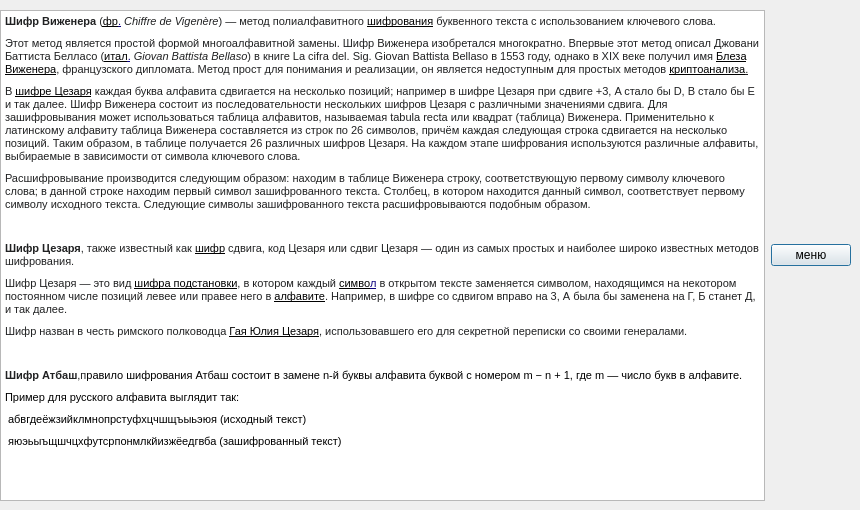
<?xml version="1.0" encoding="UTF-8"?>
<ui version="4.0">
 <class>inform</class>
 <widget class="QDialog" name="inform">
  <property name="geometry">
   <rect>
    <x>0</x>
    <y>0</y>
    <width>860</width>
    <height>510</height>
   </rect>
  </property>
  <property name="windowTitle">
   <string>Dialog</string>
  </property>
  <widget class="QWidget" name="">
   <property name="geometry">
    <rect>
     <x>0</x>
     <y>10</y>
     <width>851</width>
     <height>491</height>
    </rect>
   </property>
   <layout class="QGridLayout" name="gridLayout">
    <item row="0" column="0">
     <widget class="QTextBrowser" name="textBrowser">
      <property name="html">
       <string>&lt;!DOCTYPE HTML PUBLIC &quot;-//W3C//DTD HTML 4.0//EN&quot; &quot;http://www.w3.org/TR/REC-html40/strict.dtd&quot;&gt;
&lt;html&gt;&lt;head&gt;&lt;meta name=&quot;qrichtext&quot; content=&quot;1&quot; /&gt;&lt;style type=&quot;text/css&quot;&gt;
p, li { white-space: pre-wrap; }
&lt;/style&gt;&lt;/head&gt;&lt;body style=&quot; font-family:'MS Shell Dlg 2'; font-size:8.25pt; font-weight:400; font-style:normal;&quot;&gt;
&lt;p style=&quot; margin-top:9px; margin-bottom:9px; margin-left:0px; margin-right:0px; -qt-block-indent:0; text-indent:0px; background-color:#ffffff;&quot;&gt;&lt;span style=&quot; font-family:'sans-serif'; font-size:8pt; font-weight:696; color:#202122;&quot;&gt;Шифр Виженера&lt;/span&gt;&lt;span style=&quot; font-family:'sans-serif'; font-size:8pt; color:#202122;&quot;&gt; (&lt;/span&gt;&lt;a href=&quot;https://ru.wikipedia.org/wiki/%D0%A4%D1%80%D0%B0%D0%BD%D1%86%D1%83%D0%B7%D1%81%D0%BA%D0%B8%D0%B9_%D1%8F%D0%B7%D1%8B%D0%BA&quot;&gt;&lt;span style=&quot; font-family:'sans-serif'; font-size:8pt; text-decoration: underline; color:#000000;&quot;&gt;фр&lt;/span&gt;&lt;/a&gt;&lt;a href=&quot;https://ru.wikipedia.org/wiki/%D0%A4%D1%80%D0%B0%D0%BD%D1%86%D1%83%D0%B7%D1%81%D0%BA%D0%B8%D0%B9_%D1%8F%D0%B7%D1%8B%D0%BA&quot;&gt;&lt;span style=&quot; font-family:'sans-serif'; font-size:8pt; text-decoration: underline; color:#0b0080;&quot;&gt;.&lt;/span&gt;&lt;/a&gt;&lt;span style=&quot; font-family:'sans-serif'; font-size:8pt; color:#202122;&quot;&gt; &lt;/span&gt;&lt;span style=&quot; font-family:'sans-serif'; font-size:8pt; font-style:italic; color:#202122;&quot;&gt;Chiffre de Vigenère&lt;/span&gt;&lt;span style=&quot; font-family:'sans-serif'; font-size:8pt; color:#202122;&quot;&gt;) — метод полиалфавитного&lt;/span&gt;&lt;span style=&quot; font-family:'sans-serif'; font-size:8pt; color:#000000;&quot;&gt; &lt;/span&gt;&lt;a href=&quot;https://ru.wikipedia.org/wiki/%D0%A8%D0%B8%D1%84%D1%80&quot;&gt;&lt;span style=&quot; font-family:'sans-serif'; font-size:8pt; text-decoration: underline; color:#000000;&quot;&gt;шифрования&lt;/span&gt;&lt;/a&gt;&lt;span style=&quot; font-family:'sans-serif'; font-size:8pt; color:#202122;&quot;&gt; буквенного текста с использованием ключевого слова.&lt;/span&gt;&lt;/p&gt;
&lt;p style=&quot; margin-top:9px; margin-bottom:9px; margin-left:0px; margin-right:0px; -qt-block-indent:0; text-indent:0px; background-color:#ffffff;&quot;&gt;&lt;span style=&quot; font-family:'sans-serif'; font-size:8pt; color:#202122; background-color:#ffffff;&quot;&gt;Этот метод является простой формой многоалфавитной замены. Шифр Виженера изобретался многократно. Впервые этот метод описал Джовани Баттиста Белласо (&lt;/span&gt;&lt;a href=&quot;https://ru.wikipedia.org/wiki/%D0%98%D1%82%D0%B0%D0%BB%D1%8C%D1%8F%D0%BD%D1%81%D0%BA%D0%B8%D0%B9_%D1%8F%D0%B7%D1%8B%D0%BA&quot;&gt;&lt;span style=&quot; font-family:'sans-serif'; font-size:8pt; text-decoration: underline; color:#000000;&quot;&gt;итал&lt;/span&gt;&lt;/a&gt;&lt;a href=&quot;https://ru.wikipedia.org/wiki/%D0%98%D1%82%D0%B0%D0%BB%D1%8C%D1%8F%D0%BD%D1%81%D0%BA%D0%B8%D0%B9_%D1%8F%D0%B7%D1%8B%D0%BA&quot;&gt;&lt;span style=&quot; font-family:'sans-serif'; font-size:8pt; text-decoration: underline; color:#0b0080;&quot;&gt;.&lt;/span&gt;&lt;/a&gt;&lt;span style=&quot; font-family:'sans-serif'; font-size:8pt; color:#202122;&quot;&gt; &lt;/span&gt;&lt;span style=&quot; font-family:'sans-serif'; font-size:8pt; font-style:italic; color:#202122;&quot;&gt;Giovan Battista Bellaso&lt;/span&gt;&lt;span style=&quot; font-family:'sans-serif'; font-size:8pt; color:#202122;&quot;&gt;) в книге La cifra del. Sig. Giovan Battista Bellasо в 1553 году, однако в XIX веке получил имя &lt;/span&gt;&lt;a href=&quot;https://ru.wikipedia.org/wiki/%D0%92%D0%B8%D0%B6%D0%B5%D0%BD%D0%B5%D1%80,_%D0%91%D0%BB%D0%B5%D0%B7&quot;&gt;&lt;span style=&quot; font-family:'sans-serif'; font-size:8pt; text-decoration: underline; color:#000000;&quot;&gt;Блеза Виженера&lt;/span&gt;&lt;/a&gt;&lt;span style=&quot; font-family:'sans-serif'; font-size:8pt; color:#202122;&quot;&gt;, французского дипломата. Метод прост для понимания и реализации, он является недоступным для простых методов &lt;/span&gt;&lt;a href=&quot;https://ru.wikipedia.org/wiki/%D0%9A%D1%80%D0%B8%D0%BF%D1%82%D0%BE%D0%B0%D0%BD%D0%B0%D0%BB%D0%B8%D0%B7&quot;&gt;&lt;span style=&quot; font-family:'sans-serif'; font-size:8pt; text-decoration: underline; color:#000000;&quot;&gt;криптоанализа&lt;/span&gt;&lt;/a&gt;&lt;span style=&quot; font-family:'sans-serif'; font-size:8pt; text-decoration: underline; color:#202122;&quot;&gt;.&lt;/span&gt;&lt;/p&gt;
&lt;p style=&quot; margin-top:9px; margin-bottom:9px; margin-left:0px; margin-right:0px; -qt-block-indent:0; text-indent:0px; background-color:#ffffff;&quot;&gt;&lt;span style=&quot; font-family:'sans-serif'; font-size:8pt; color:#202122; background-color:#ffffff;&quot;&gt;В &lt;/span&gt;&lt;a href=&quot;https://ru.wikipedia.org/wiki/%D0%A8%D0%B8%D1%84%D1%80_%D0%A6%D0%B5%D0%B7%D0%B0%D1%80%D1%8F&quot;&gt;&lt;span style=&quot; font-family:'sans-serif'; font-size:8pt; text-decoration: underline; color:#000000; background-color:#ffffff;&quot;&gt;шифре Цезаря&lt;/span&gt;&lt;/a&gt;&lt;span style=&quot; font-family:'sans-serif'; font-size:8pt; color:#202122; background-color:#ffffff;&quot;&gt; каждая буква алфавита сдвигается на несколько позиций; например в шифре Цезаря при сдвиге +3, A стало бы D, B стало бы E и так далее. Шифр Виженера состоит из последовательности нескольких шифров Цезаря с различными значениями сдвига. Для зашифровывания может использоваться таблица алфавитов, называемая tabula recta или квадрат (таблица) Виженера. Применительно к латинскому алфавиту таблица Виженера составляется из строк по 26 символов, причём каждая следующая строка сдвигается на несколько позиций. Таким образом, в таблице получается 26 различных шифров Цезаря. На каждом этапе шифрования используются различные алфавиты, выбираемые в зависимости от символа ключевого слова.&lt;/span&gt;&lt;/p&gt;
&lt;p style=&quot; margin-top:9px; margin-bottom:9px; margin-left:0px; margin-right:0px; -qt-block-indent:0; text-indent:0px; background-color:#ffffff;&quot;&gt;&lt;span style=&quot; font-family:'sans-serif'; font-size:8pt; color:#202122; background-color:#ffffff;&quot;&gt;Расшифровывание производится следующим образом: находим в таблице Виженера строку, соответствующую первому символу ключевого слова; в данной строке находим первый символ зашифрованного текста. Столбец, в котором находится данный символ, соответствует первому символу исходного текста. Следующие символы зашифрованного текста расшифровываются подобным образом.&lt;/span&gt;&lt;/p&gt;
&lt;p style=&quot;-qt-paragraph-type:empty; margin-top:9px; margin-bottom:9px; margin-left:0px; margin-right:0px; -qt-block-indent:0; text-indent:0px; font-family:'sans-serif'; font-size:8pt; color:#202122; background-color:#ffffff;&quot;&gt;&lt;br /&gt;&lt;/p&gt;
&lt;p style=&quot; margin-top:9px; margin-bottom:9px; margin-left:0px; margin-right:0px; -qt-block-indent:0; text-indent:0px; background-color:#ffffff;&quot;&gt;&lt;span style=&quot; font-family:'sans-serif'; font-size:8pt; font-weight:696; color:#202122;&quot;&gt;Шифр Цезаря&lt;/span&gt;&lt;span style=&quot; font-family:'sans-serif'; font-size:8pt; color:#202122;&quot;&gt;, также известный как &lt;/span&gt;&lt;a href=&quot;https://ru.wikipedia.org/wiki/%D0%A8%D0%B8%D1%84%D1%80&quot;&gt;&lt;span style=&quot; font-family:'sans-serif'; font-size:8pt; text-decoration: underline; color:#000000;&quot;&gt;шифр&lt;/span&gt;&lt;/a&gt;&lt;span style=&quot; font-family:'sans-serif'; font-size:8pt; color:#202122;&quot;&gt; сдвига, код Цезаря или сдвиг Цезаря — один из самых простых и наиболее широко известных методов шифрования.&lt;/span&gt;&lt;/p&gt;
&lt;p style=&quot; margin-top:9px; margin-bottom:9px; margin-left:0px; margin-right:0px; -qt-block-indent:0; text-indent:0px; background-color:#ffffff;&quot;&gt;&lt;span style=&quot; font-family:'sans-serif'; font-size:8pt; color:#202122; background-color:#ffffff;&quot;&gt;Шифр Цезаря — это вид&lt;/span&gt;&lt;span style=&quot; font-family:'sans-serif'; font-size:8pt; color:#202122;&quot;&gt; &lt;/span&gt;&lt;a href=&quot;https://ru.wikipedia.org/wiki/%D0%A8%D0%B8%D1%84%D1%80_%D0%BF%D0%BE%D0%B4%D1%81%D1%82%D0%B0%D0%BD%D0%BE%D0%B2%D0%BA%D0%B8&quot;&gt;&lt;span style=&quot; font-family:'sans-serif'; font-size:8pt; text-decoration: underline; color:#000000;&quot;&gt;шифра подстановки&lt;/span&gt;&lt;/a&gt;&lt;span style=&quot; font-family:'sans-serif'; font-size:8pt; color:#202122;&quot;&gt;, в котором каждый&lt;/span&gt;&lt;span style=&quot; font-family:'sans-serif'; font-size:8pt; color:#000000;&quot;&gt; &lt;/span&gt;&lt;a href=&quot;https://ru.wikipedia.org/wiki/%D0%A1%D0%B8%D0%BC%D0%B2%D0%BE%D0%BB&quot;&gt;&lt;span style=&quot; font-family:'sans-serif'; font-size:8pt; text-decoration: underline; color:#000000;&quot;&gt;симво&lt;/span&gt;&lt;/a&gt;&lt;a href=&quot;https://ru.wikipedia.org/wiki/%D0%A1%D0%B8%D0%BC%D0%B2%D0%BE%D0%BB&quot;&gt;&lt;span style=&quot; font-family:'sans-serif'; font-size:8pt; text-decoration: underline; color:#0b0080;&quot;&gt;л&lt;/span&gt;&lt;/a&gt;&lt;span style=&quot; font-family:'sans-serif'; font-size:8pt; color:#202122;&quot;&gt; в открытом тексте заменяется символом, находящимся на некотором постоянном числе позиций левее или правее него в&lt;/span&gt;&lt;span style=&quot; font-family:'sans-serif'; font-size:8pt; color:#000000;&quot;&gt; &lt;/span&gt;&lt;a href=&quot;https://ru.wikipedia.org/wiki/%D0%90%D0%BB%D1%84%D0%B0%D0%B2%D0%B8%D1%82&quot;&gt;&lt;span style=&quot; font-family:'sans-serif'; font-size:8pt; text-decoration: underline; color:#000000;&quot;&gt;алфавите&lt;/span&gt;&lt;/a&gt;&lt;span style=&quot; font-family:'sans-serif'; font-size:8pt; color:#202122;&quot;&gt;. Например, в шифре со сдвигом вправо на 3, А была бы заменена на Г, Б станет Д, и так далее.&lt;/span&gt;&lt;/p&gt;
&lt;p style=&quot; margin-top:9px; margin-bottom:9px; margin-left:0px; margin-right:0px; -qt-block-indent:0; text-indent:0px; background-color:#ffffff;&quot;&gt;&lt;span style=&quot; font-family:'sans-serif'; font-size:8pt; color:#202122; background-color:#ffffff;&quot;&gt;Шифр назван в честь римского полководца&lt;/span&gt;&lt;span style=&quot; font-family:'sans-serif'; font-size:8pt; color:#000000;&quot;&gt; &lt;/span&gt;&lt;a href=&quot;https://ru.wikipedia.org/wiki/%D0%AE%D0%BB%D0%B8%D0%B9_%D0%A6%D0%B5%D0%B7%D0%B0%D1%80%D1%8C&quot;&gt;&lt;span style=&quot; font-family:'sans-serif'; font-size:8pt; text-decoration: underline; color:#000000;&quot;&gt;Гая Юлия Цезаря&lt;/span&gt;&lt;/a&gt;&lt;span style=&quot; font-family:'sans-serif'; font-size:8pt; color:#202122;&quot;&gt;, использовавшего его для секретной переписки со своими генералами.&lt;/span&gt;&lt;/p&gt;
&lt;p style=&quot;-qt-paragraph-type:empty; margin-top:9px; margin-bottom:9px; margin-left:0px; margin-right:0px; -qt-block-indent:0; text-indent:0px; font-family:'sans-serif'; font-size:8pt; color:#202122; background-color:#ffffff;&quot;&gt;&lt;br /&gt;&lt;/p&gt;
&lt;p style=&quot; margin-top:9px; margin-bottom:9px; margin-left:0px; margin-right:0px; -qt-block-indent:0; text-indent:0px; background-color:#ffffff;&quot;&gt;&lt;span style=&quot; font-family:'sans-serif'; font-size:8pt; font-weight:696; color:#202122;&quot;&gt;Шифр Атбаш&lt;/span&gt;&lt;span style=&quot; font-family:'sans-serif'; font-size:8pt; color:#202122;&quot;&gt;,п&lt;/span&gt;&lt;span style=&quot; font-family:'Roboto','sans-serif'; font-size:8pt; color:#000000;&quot;&gt;равило шифрования Атбаш состоит в замене &lt;/span&gt;&lt;span style=&quot; font-family:'Roboto','sans-serif'; font-size:8pt; font-weight:496; color:#000000;&quot;&gt;n&lt;/span&gt;&lt;span style=&quot; font-family:'Roboto','sans-serif'; font-size:8pt; color:#000000;&quot;&gt;-й буквы алфавита буквой с номером m − n + 1, где&lt;/span&gt;&lt;span style=&quot; font-family:'Roboto','sans-serif'; font-size:8pt; font-weight:600; color:#000000;&quot;&gt; &lt;/span&gt;&lt;span style=&quot; font-family:'Roboto','sans-serif'; font-size:8pt; font-weight:496; color:#000000;&quot;&gt;m&lt;/span&gt;&lt;span style=&quot; font-family:'Roboto','sans-serif'; font-size:8pt; color:#000000;&quot;&gt; — число букв в алфавите. &lt;/span&gt;&lt;/p&gt;
&lt;p style=&quot; margin-top:9px; margin-bottom:9px; margin-left:0px; margin-right:0px; -qt-block-indent:0; text-indent:0px; background-color:#ffffff;&quot;&gt;&lt;span style=&quot; font-family:'Roboto','sans-serif'; font-size:8pt; color:#000000;&quot;&gt;Пример для русского алфавита выглядит так:&lt;/span&gt;&lt;/p&gt;
&lt;p style=&quot; margin-top:9px; margin-bottom:9px; margin-left:0px; margin-right:0px; -qt-block-indent:0; text-indent:0px; background-color:#ffffff;&quot;&gt;&lt;span style=&quot; font-family:'Roboto','sans-serif'; font-size:8pt; color:#000000;&quot;&gt; абвгдеёжзийклмнопрстуфхцчшщъыьэюя (исходный текст) &lt;/span&gt;&lt;/p&gt;
&lt;p style=&quot; margin-top:9px; margin-bottom:9px; margin-left:0px; margin-right:0px; -qt-block-indent:0; text-indent:0px; background-color:#ffffff;&quot;&gt;&lt;span style=&quot; font-family:'Roboto','sans-serif'; font-size:8pt; color:#000000;&quot;&gt; яюэьыъщшчцхфутсрпонмлкйизжёедгвба (зашифрованный текст)&lt;/span&gt;&lt;/p&gt;
&lt;p style=&quot;-qt-paragraph-type:empty; margin-top:9px; margin-bottom:9px; margin-left:0px; margin-right:0px; -qt-block-indent:0; text-indent:0px; font-family:'sans-serif'; font-size:8pt; color:#202122; background-color:#ffffff;&quot;&gt;&lt;br /&gt;&lt;/p&gt;&lt;/body&gt;&lt;/html&gt;</string>
      </property>
     </widget>
    </item>
    <item row="0" column="1">
     <widget class="QPushButton" name="pushButton">
      <property name="text">
       <string>меню</string>
      </property>
     </widget>
    </item>
   </layout>
  </widget>
 </widget>
 <resources/>
 <connections/>
</ui>
